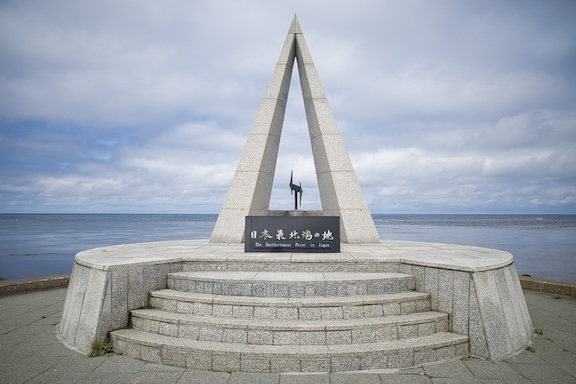
#> input picture soya.jpeg, 576 x 384 px
$ jupyter execute 2024-09-27.ipynb
#> lines starting #> are read from the running program, lines starting #| are printed output that depends on the picture
[cell 1]
import cv2
import matplotlib.pyplot as plt
img = cv2.imread('soya.jpeg')
#> img is the input picture: shape (384, 576, 3); mean B, G, R 175.6, 165.4, 158.7
plt.imshow(cv2.cvtColor(img, cv2.COLOR_BGR2RGB))
plt.show()

[cell 2]
import cv2
import matplotlib.pyplot as plt
img = cv2.imread('soya.jpeg')
plt.imshow(cv2.cvtColor(img, cv2.COLOR_BGR2GRAY), cmap='gray', vmin=0, vmax=255)
plt.show()
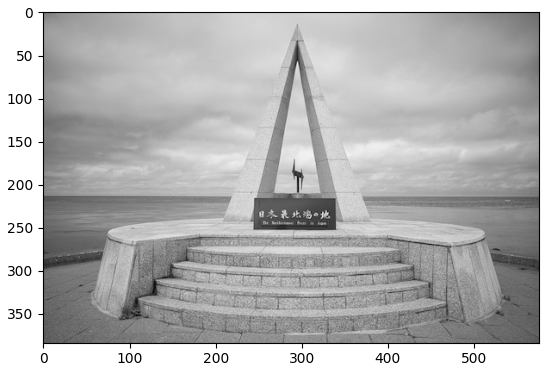
#> figure drawn by matplotlib, 1 panel

# プログラミング言語 Python
- プログラムがシンプルで，読みやすさ・書きやすさを重視した設計
- 様々なOSに対応 (Windows, macOS, Unix, Linuxなど)
- 人工知能(AI)，ロボット，データサイエンスなど，幅広い開発分野で利用
  - 機械学習で利用されている
- 本講義が対象とするPythonのバージョンは3系

### 簡単な数式を入力し実行することで，数式の計算結果が表示される
- Pythonでは # 以降は説明コメントとなる
  - プログラムとして扱われない
- プログラムは半角英数字で書く（全角はコメントや文字を扱う場合にしか使用しない）
  - アルファベットの大文字と小文字は違うものとして扱う
    - abcとABCは別物として扱われる
  - 一文字違うだけでプログラムは正常に動かない
    - 半角スペースだけ無視される
  - 全角スペースによるエラーが起きやすいので注意

[cell 3]
4 + 3 # 足し算（加算）

[cell 4]
5 - 3 # 引き算（減算）

[cell 5]
7 * 2 # 掛け算（乗算）

[cell 6]
8 / 2 # 割り算（除算）
# 整数同⼠の結果が⼩数になることに注意

[cell 7]
3 + 4.0 # 整数と⼩数の計算結果は⼩数となることに注意

### 計算の順番は，数学の数式と同様
- 丸括弧( ) → 乗除計算 → 加減計算の順序で行う
- 計算順番さえ分かれば，対話モードを簡易電卓として使用可能
  - 自由に試してみてください

[cell 8]
(3 + 4) / (2 + 3) # 7 / 5 = 1.4

[cell 9]
3 + 4 / 2 + 3 # 3 + 2.0 + 3 = 8.0

### 算術演算子
- 計算（加算，減算，乗算，除算など）に関する演算子
  - 演算子: 各種の演算（計算，比較，代入など）を表す記号

| 演算子 | 意味           | 使用例    | 使用結果 |
|---|--------------|--------|------|
| + | 加算           | 6 + 4  | 10   |
| - | 減算           | 6 - 4  | 2    |
| * | 乗算           | 6 * 4  | 24   |
| / | 除算           | 6 / 4  | 1.5  |
| % | 剰余（余り）       | 6 % 4  | 2    |
| ** | 累乗           | 6 ** 4 | 1296 |
| // | 切り捨て除算（整数結果） | 6 // 4 | 1    |

### Pythonで文字列を扱う場合
- シングルクォーテーション ' か，ダブルクォーテーション " を使用して，扱う文字列を囲む
  - どちらの記号を使っても問題ないが，前後の囲む記号を統一すること

[cell 10]
'abc123' # ⽂字列の場合，シングルクォーテーションが両端に表⽰される

[cell 11]
"abc123" # ⽂字列の場合，シングルクォーテーションが両端に表⽰される

- 文字列同士は，+演算子で繋げることができる
- ⽂字列 * ⾃然数にした場合，文字列を繰り返して連結した文字列となる

[cell 12]
"abc" + "xyz"

[cell 13]
'a' * 4 # ⽂字列aを4回繰り返した⽂字列

[cell 14]
'abc' * 3 # ⽂字列abcを3回繰り返した⽂字列

[cell 15]
'123' * 2 # ⽂字列123を2回繰り返した⽂字列

[cell 16]
'a' * 8 + 'b' * 4
# ⽂字列aを8回繰り返した⽂字列と⽂字列bを4回繰り返した⽂字列との連結
# つまり，⽂字列'aaaaaaaa'と⽂字列'bbbb'を連結

### 標準出力
- 数値，文字列，計算結果を標準出力（画面出力）するには，print()を使用する
  - print(⽂字列)とした場合，シングルクォーテーションが付かないことに注意

[cell 17]
# print()を使わない場合は最後の結果しか出力しない
1 + 3
2 - 4

[cell 18]
# print()を使った場合は，print()を使用した行の結果を出力する
print(1 + 3)
print(2 - 4)

[cell 19]
print(987)       # 数字の出⼒
print(2 ** 6)    # 計算結果の出⼒
print('qwerty')  # ⽂字列の出⼒（出力時にシングルクォーテーションが付かないことに注意）

### 標準入力
- キーボードから標準入力するには，input()を使用する
  - 標準入力した値は文字列データとして扱われるため，数値として使用したい場合，適切にキャストを行う
  - 数値と文字列の足し算はエラーになるので注意
  - input('文字列')とすると，入力を促すメッセージを書くことができる

[cell 20]
print(input() + '456') # キーボードで⼊⼒した値は⽂字列
#> the answer given: 3
# 123と入力してください
# この場合は文字列同士の連結となる

[cell 21]
print(int(input()) + 456) # キーボードで⼊⼒した値を整数にキャスト
#> the answer given: 3
# 123と入力してください
# この場合は足し算を行う

[cell 22]
int(input('整数を代入してください'))
#> the answer given: 3
